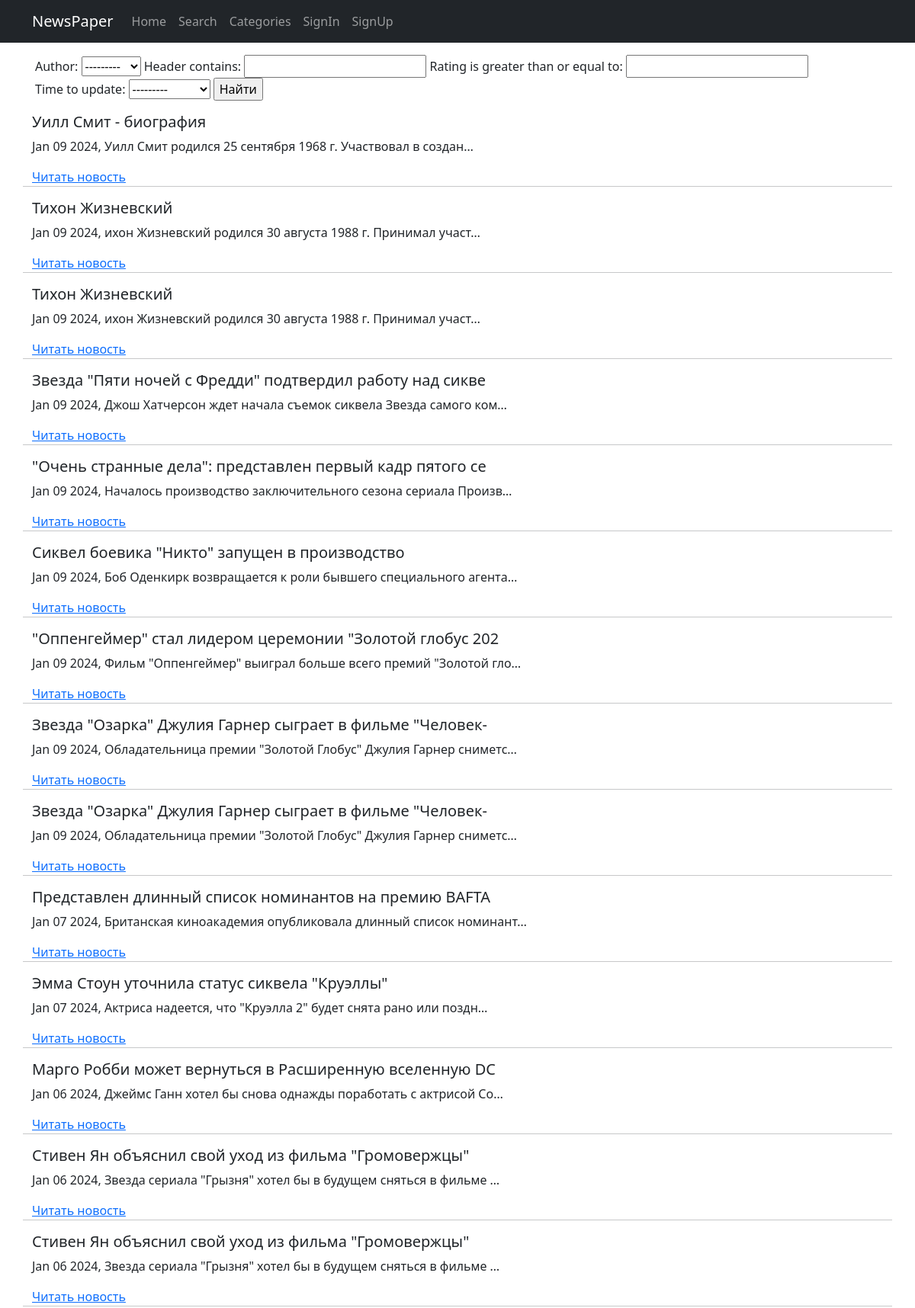
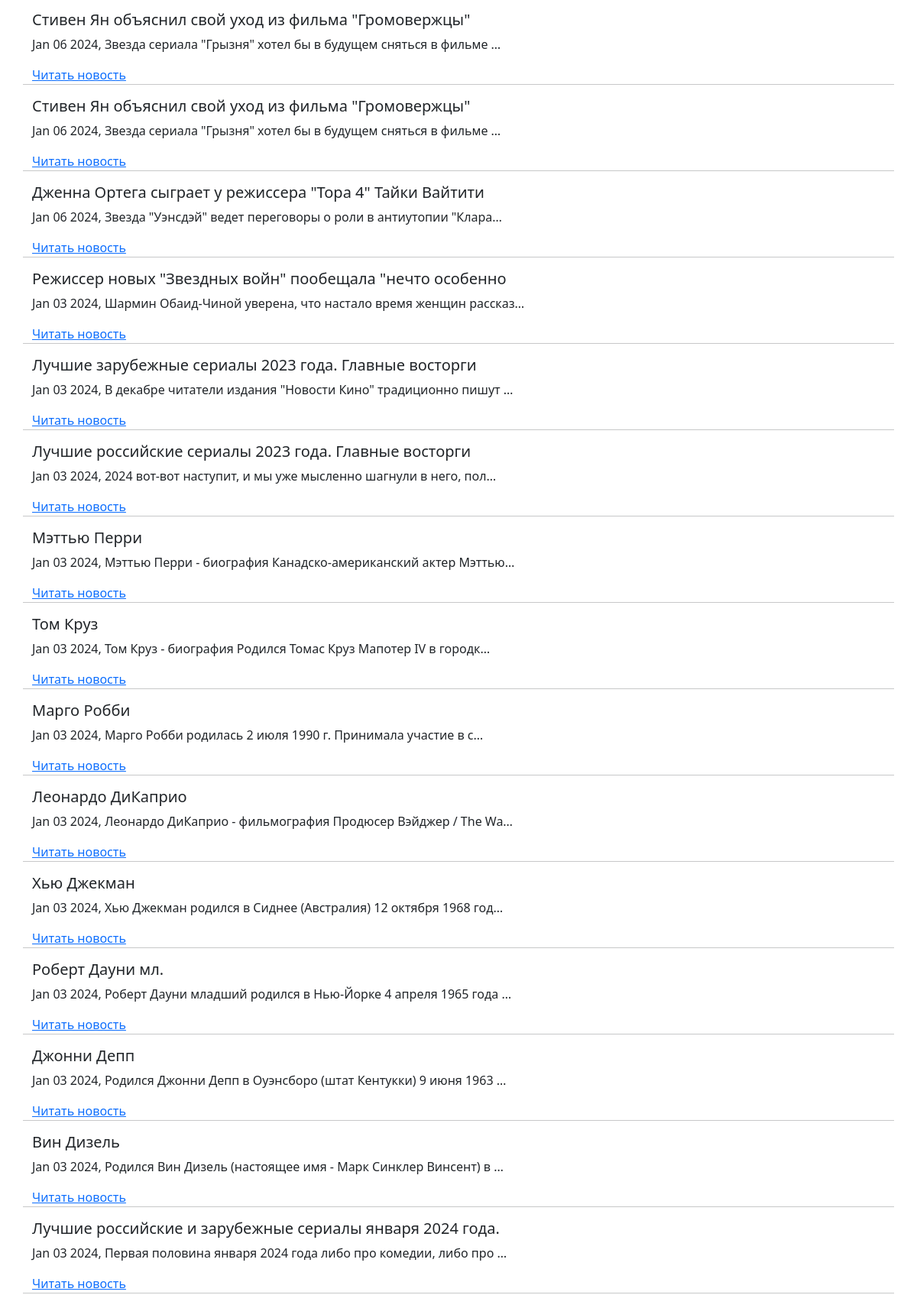
The app's page /news/search/ (upper part) with its own data (2 pictures, top to bottom).
### news/models.py (models this page shows, shortened)
class Post(models.Model, Grade):
    note = models.CharField(max_length=2, choices=NOTES, default=news)
    time_to_create = models.DateTimeField(auto_now_add=True)
    time_to_update = models.DateTimeField(auto_now=True)
    header = models.CharField(max_length=56)
    text = models.TextField()
    rating = models.IntegerField(default=0)
    author = models.ForeignKey('Author', on_delete=models.CASCADE)
    categories = models.ManyToManyField('Category', through='PostCategory')

### news/views.py (the view)
# urls.py: path('search/', NewsSearchView.as_view(), name='news_search'),
class NewsSearchView(BecameAuthor, ListView):
    model = Post
    template_name = 'news/search.html'
    context_object_name = 'search'
    ordering = ['-time_to_update']
    def get_filter(self):
        return PostFilter(self.request.GET, queryset=super().get_queryset())
    def get_queryset(self):
        return self.get_filter().qs
    def get_context_data(self, *args, **kwargs):
        return {
            **super().get_context_data(*args, **kwargs),
            'filter': self.get_filter()
        }

### news/models.py (called while the page is built)
    def __str__(self):
        return self.user.username

### news/templatetags/censor_filters.py (called while the page is built)
@register.filter()
def censor_filter(cens_str: str) -> str:
    try:
        if not isinstance(cens_str, str):
            raise ValueError
        cens_str_low = cens_str.lower()
        for word in censor_tuple:
            if word in cens_str_low:
                word_v = f"{word[0]}{'*'*(len(word)-1)}"
                for _ in range(cens_str_low.count(word)):
                    word_i = cens_str_low.index(word)
                    word_cens_str = cens_str[word_i:(word_i+len(word))]
                    cens_str = cens_str.replace(word_cens_str, word_v)
                    cens_str_low = cens_str.lower()
    except ValueError:
        print('Censor filter is used with str obj!')
    return cens_str

### news/views.py (called while the page is built)
    def get_context_data(self, **kwargs):
        context = super().get_context_data(**kwargs)
        context['is_not_authors'] = not self.request.user.groups.filter(
            name='authors').exists()
        context['is_authors'] = self.request.user.groups.filter(
            name='authors').exists()
        return context

### templates/news/search.html (shortened to what this page needs)
{% extends 'flatpages/default.html' %}
{% load censor_filters %}
{% block content %}
  <div style="padding: 1rem">
    <form method="GET">
      {{ filter.form }}
      <input type="submit" value="Найти">
    </form>
  </div>
  {% for n in search %}
    <h5>{{ n.header|censor_filter }}</h5>
    <p>{{ n.time_to_update|date:'M d Y' }}, {{ n.text|truncatechars:61|censor_filter }}</p>
    <a href="{% url 'news_detail' n.pk %}">Читать новость</a>
    {% if not forloop.last %}
    <hr>
    {% endif %}
  {% empty %}
    <h2 style="text-align: center; margin-top: 20px">No matching news</h2>
  {% endfor %}
{% endblock content %}

### records on screen
Post: header|censor_filter "Уилл Смит - биография", time_to_update "Jan 09 2024", text|censor_filter "Уилл Смит родился 25 сентября 1968 г. Участвовал в создан…"
Post: header|censor_filter "Тихон Жизневский", time_to_update "Jan 09 2024", text|censor_filter "ихон Жизневский родился 30 августа 1988 г. Принимал участ…"
Post: header|censor_filter "Тихон Жизневский", time_to_update "Jan 09 2024", text|censor_filter "ихон Жизневский родился 30 августа 1988 г. Принимал участ…"
Post: header|censor_filter "Звезда \"Пяти ночей с Фредди\" подтвердил работу над сикве", time_to_update "Jan 09 2024", text|censor_filter "Джош Хатчерсон ждет начала съемок сиквела Звезда самого ком…"
Post: header|censor_filter "\"Очень странные дела\": представлен первый кадр пятого се", time_to_update "Jan 09 2024", text|censor_filter "Началось производство заключительного сезона сериала Произв…"
Post: header|censor_filter "Сиквел боевика \"Никто\" запущен в производство", time_to_update "Jan 09 2024", text|censor_filter "Боб Оденкирк возвращается к роли бывшего специального агента…"
Post: header|censor_filter "\"Оппенгеймер\" стал лидером церемонии \"Золотой глобус 202", time_to_update "Jan 09 2024", text|censor_filter "Фильм \"Оппенгеймер\" выиграл больше всего премий \"Золотой гло…"
Post: header|censor_filter "Звезда \"Озарка\" Джулия Гарнер сыграет в фильме \"Человек-", time_to_update "Jan 09 2024", text|censor_filter "Обладательница премии \"Золотой Глобус\" Джулия Гарнер сниметс…"
Post: header|censor_filter "Звезда \"Озарка\" Джулия Гарнер сыграет в фильме \"Человек-", time_to_update "Jan 09 2024", text|censor_filter "Обладательница премии \"Золотой Глобус\" Джулия Гарнер сниметс…"
Post: header|censor_filter "Представлен длинный список номинантов на премию BAFTA", time_to_update "Jan 07 2024", text|censor_filter "Британская киноакадемия опубликовала длинный список номинант…"
Post: header|censor_filter "Эмма Стоун уточнила статус сиквела \"Круэллы\"", time_to_update "Jan 07 2024", text|censor_filter "Актриса надеется, что \"Круэлла 2\" будет снята рано или поздн…"
Post: header|censor_filter "Марго Робби может вернуться в Расширенную вселенную DС", time_to_update "Jan 06 2024", text|censor_filter "Джеймс Ганн хотел бы снова однажды поработать с актрисой Со…"
Post: header|censor_filter "Стивен Ян объяснил свой уход из фильма \"Громовержцы\"", time_to_update "Jan 06 2024", text|censor_filter "Звезда сериала \"Грызня\" хотел бы в будущем сняться в фильме …"
Post: header|censor_filter "Стивен Ян объяснил свой уход из фильма \"Громовержцы\"", time_to_update "Jan 06 2024", text|censor_filter "Звезда сериала \"Грызня\" хотел бы в будущем сняться в фильме …"
Post: header|censor_filter "Стивен Ян объяснил свой уход из фильма \"Громовержцы\"", time_to_update "Jan 06 2024", text|censor_filter "Звезда сериала \"Грызня\" хотел бы в будущем сняться в фильме …"
Post: header|censor_filter "Стивен Ян объяснил свой уход из фильма \"Громовержцы\"", time_to_update "Jan 06 2024", text|censor_filter "Звезда сериала \"Грызня\" хотел бы в будущем сняться в фильме …"
Post: header|censor_filter "Дженна Ортега сыграет у режиссера \"Тора 4\" Тайки Вайтити", time_to_update "Jan 06 2024", text|censor_filter "Звезда \"Уэнсдэй\" ведет переговоры о роли в антиутопии \"Клара…"
Post: header|censor_filter "Режиссер новых \"Звездных войн\" пообещала \"нечто особенно", time_to_update "Jan 03 2024", text|censor_filter "Шармин Обаид-Чиной уверена, что настало время женщин рассказ…"
Post: header|censor_filter "Лучшие зарубежные сериалы 2023 года. Главные восторги", time_to_update "Jan 03 2024", text|censor_filter "В декабре читатели издания \"Новости Кино\" традиционно пишут …"
Post: header|censor_filter "Лучшие российские сериалы 2023 года. Главные восторги", time_to_update "Jan 03 2024", text|censor_filter "2024 вот-вот наступит, и мы уже мысленно шагнули в него, пол…"
Post: header|censor_filter "Мэттью Перри", time_to_update "Jan 03 2024", text|censor_filter "Мэттью Перри - биография Канадско-американский актер Мэттью…"
Post: header|censor_filter "Том Круз", time_to_update "Jan 03 2024", text|censor_filter "Том Круз - биография Родился Томас Круз Мапотер IV в городк…"
Post: header|censor_filter "Марго Робби", time_to_update "Jan 03 2024", text|censor_filter "Марго Робби родилась 2 июля 1990 г. Принимала участие в с…"
Post: header|censor_filter "Леонардо ДиКаприо", time_to_update "Jan 03 2024", text|censor_filter "Леонардо ДиКаприо - фильмография Продюсер Вэйджер / The Wa…"
Post: header|censor_filter "Хью Джекман", time_to_update "Jan 03 2024", text|censor_filter "Хью Джекман родился в Сиднее (Австралия) 12 октября 1968 год…"
Post: header|censor_filter "Роберт Дауни мл.", time_to_update "Jan 03 2024", text|censor_filter "Роберт Дауни младший родился в Нью-Йорке 4 апреля 1965 года …"
Post: header|censor_filter "Джонни Депп", time_to_update "Jan 03 2024", text|censor_filter "Родился Джонни Депп в Оуэнсборо (штат Кентукки) 9 июня 1963 …"
Post: header|censor_filter "Вин Дизель", time_to_update "Jan 03 2024", text|censor_filter "Родился Вин Дизель (настоящее имя - Марк Синклер Винсент) в …"
Post: header|censor_filter "Лучшие российские и зарубежные сериалы января 2024 года.", time_to_update "Jan 03 2024", text|censor_filter "Первая половина января 2024 года либо про комедии, либо про …"
